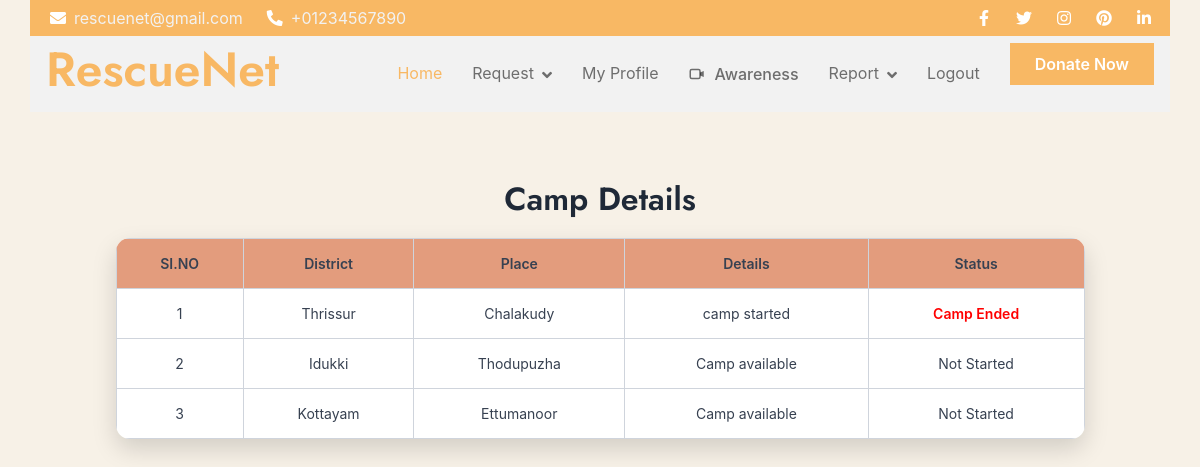
Before: /User/ViewCamp/ with the older database file.
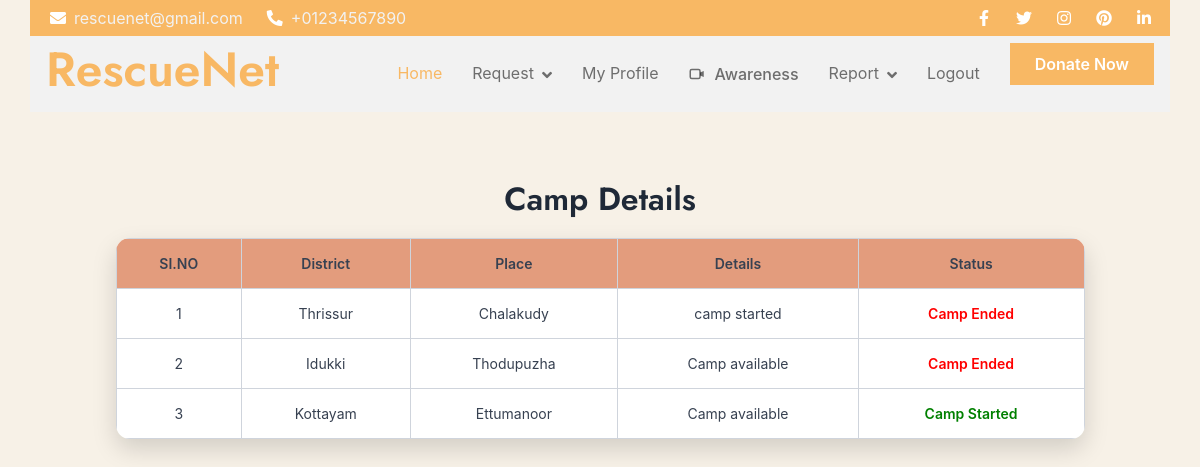
After: the same page with the newer database file.
### Volunteer/models.py (models this page shows)
class tbl_camp(models.Model):
    camp_details=models.CharField(max_length=100)
    camp_date=models.DateField(auto_now_add=True)
    camp_status=models.IntegerField(default=0)
    place_id=models.ForeignKey(tbl_place,on_delete=models.CASCADE)
    volunteer_id=models.ForeignKey(tbl_volunteer,on_delete=models.CASCADE)

### Admin/models.py (models this page shows)
class tbl_place(models.Model):
    place_name = models.CharField(max_length=50)
    district = models.ForeignKey(tbl_district,on_delete=models.CASCADE)

class tbl_district(models.Model):
    district_name=models.CharField(max_length=50)

### User/views.py (the view)
# urls.py: path("ViewCamp/",views.ViewCamp,name="ViewCamp"),
def ViewCamp(request):
    campdata=tbl_camp.objects.all()
    return render(request,"User/ViewCamp.html",{'campdata':campdata})

### User/Templates/User/ViewCamp.html (shortened to what this page needs)
{% extends 'User/Header.html' %}
{% block content %}
<!DOCTYPE html>
<html lang="en">
<head>
</head>
<body>
    <form action="" method="post">
        <h2>Camp Details</h2>
        <table>
            <tr>
                <td>SI.NO</td>
                <td>District</td>
                <td>Place</td>
                <td>Details</td>
                <td>Status</td>
            </tr>
            {% for i in campdata %}
            <tr>
                <td>{{ forloop.counter }}</td>
                <td>{{ i.place_id.district.district_name }}</td>
                <td>{{ i.place_id.place_name }}</td>
                <td>{{ i.camp_details }}</td>
              <td>
    {% if i.camp_status == 1 %}
        <span style="color: green; font-weight: 600;"> Camp Started</span>
    {% elif i.camp_status == 2 %}
        <span style="color: red; font-weight: 600;"> Camp Ended</span>
    {% else %}
        Not Started
    {% endif %}
</td>
            </tr>
            {% endfor %}
        </table>
    </form>
</body>
</html>
{% endblock %}

Changed rows visible on the page:
changed tbl_camp "Idukki": camp_status "Not Started" → "Camp Ended"
changed tbl_camp "Kottayam": camp_status "Not Started" → "Camp Started"
